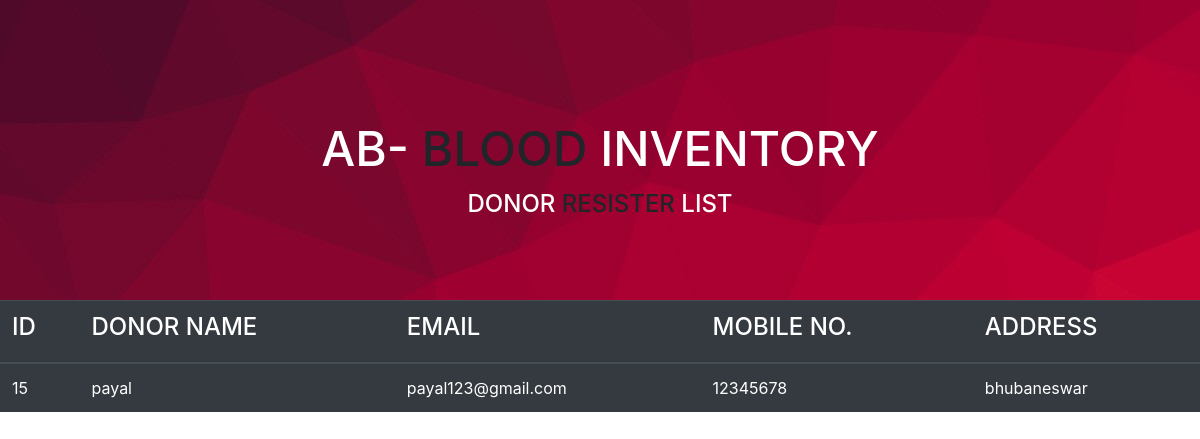
The app's page /abnegetivedonor.php with its own data.
### tables this page shows
CREATE TABLE `abnegetivedonordetail` (
  `id` int(11) NOT NULL,
  `abneg_donor_name` varchar(255) NOT NULL,
  `abneg_donor_email` varchar(255) NOT NULL,
  `abneg_donor_mobno` int(20) NOT NULL,
  `abneg_donor_address` varchar(255) NOT NULL
);

### abnegetivedonor.php (the view, shortened to what this page needs)
<!DOCTYPE html>
<html>
<head>
	<link  rel="stylesheet" href="https://stackpath.bootstrapcdn.com/bootstrap/4.2.1/css/bootstrap.min.css">
	<link  rel="stylesheet" href="https://cdn.datatables.net/1.10.25/css/dataTables.bootstrap4.min.css">
<div style="background-image:url('inventory.jpg'); height: 300px;">
<div></div>
        <div></div>
        <div></div>
        <div></div>
        <div></div>
        <h1><center><font color="white" size="20px">AB-</font><font size="20px"> BLOOD</font><font color="white" size="20px"> INVENTORY</font></center></h1>
		<h3><center><font color="white" size="5px">DONOR</font><font size="5px"> RESISTER</font><font color="white" size="5px"> LIST</font></center></h3>
</div>
</head>
<body>
<?php
include 'donorconfig.php';
			$query = " select * from abnegetivedonordetail ";
			$query_run =mysqli_query($conn,$query);
?>
<table id="datatableid" class="table table-dark table-hover">
  <thead>
    <tr>
      <th scope="col"><h4>ID</h4></th>
      <th scope="col"><h4>DONOR NAME</h4></th>
      <th scope="col"><h4>EMAIL</h4></th>
      <th scope="col"><h4>MOBILE NO.</h4></th>
	  <th scope="col"><h4>ADDRESS</h4></th>
    </tr>
  </thead>
 <?php
		if($query_run)
			{
				foreach($query_run as $row)
				{
?>
  <tbody>
    <tr>
      <td><?php echo $row['id']; ?></td>
      <td><?php echo $row['abneg_donor_name']; ?> </td>
      <td><?php echo $row['abneg_donor_email']; ?> </td>
	  <td><?php echo $row['abneg_donor_mobno']; ?> </td>
	  <td><?php echo $row['abneg_donor_address']; ?> </td>
    </tr>
  </tbody>
<?php
				}
			}
			else
			{
				echo "No Records Found";
			}
?>
</table>
</body>
</html>

### records on screen
abnegetivedonordetail: id "15", abneg_donor_name "payal", abneg_donor_email "payal123@gmail.com", abneg_donor_mobno "12345678", abneg_donor_address "bhubaneswar"
